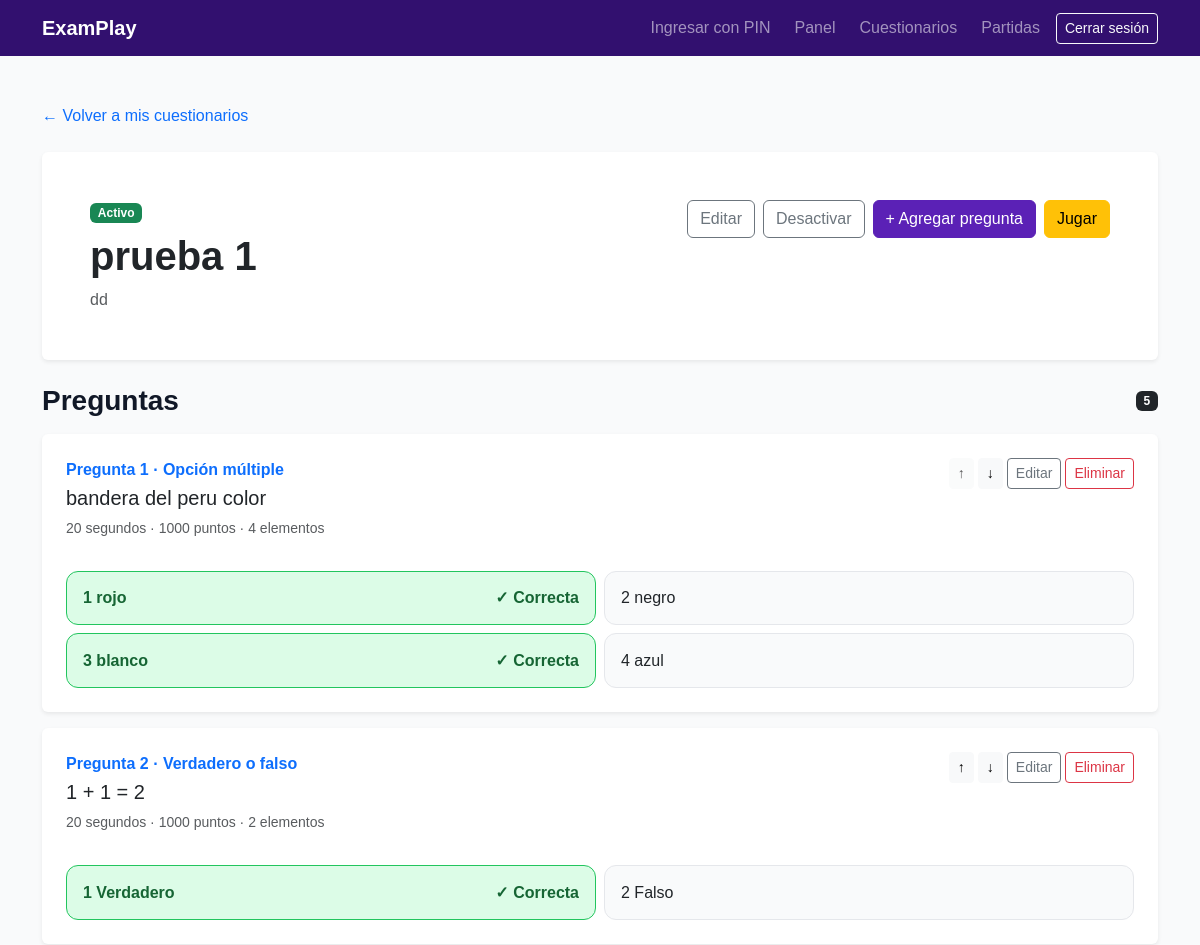
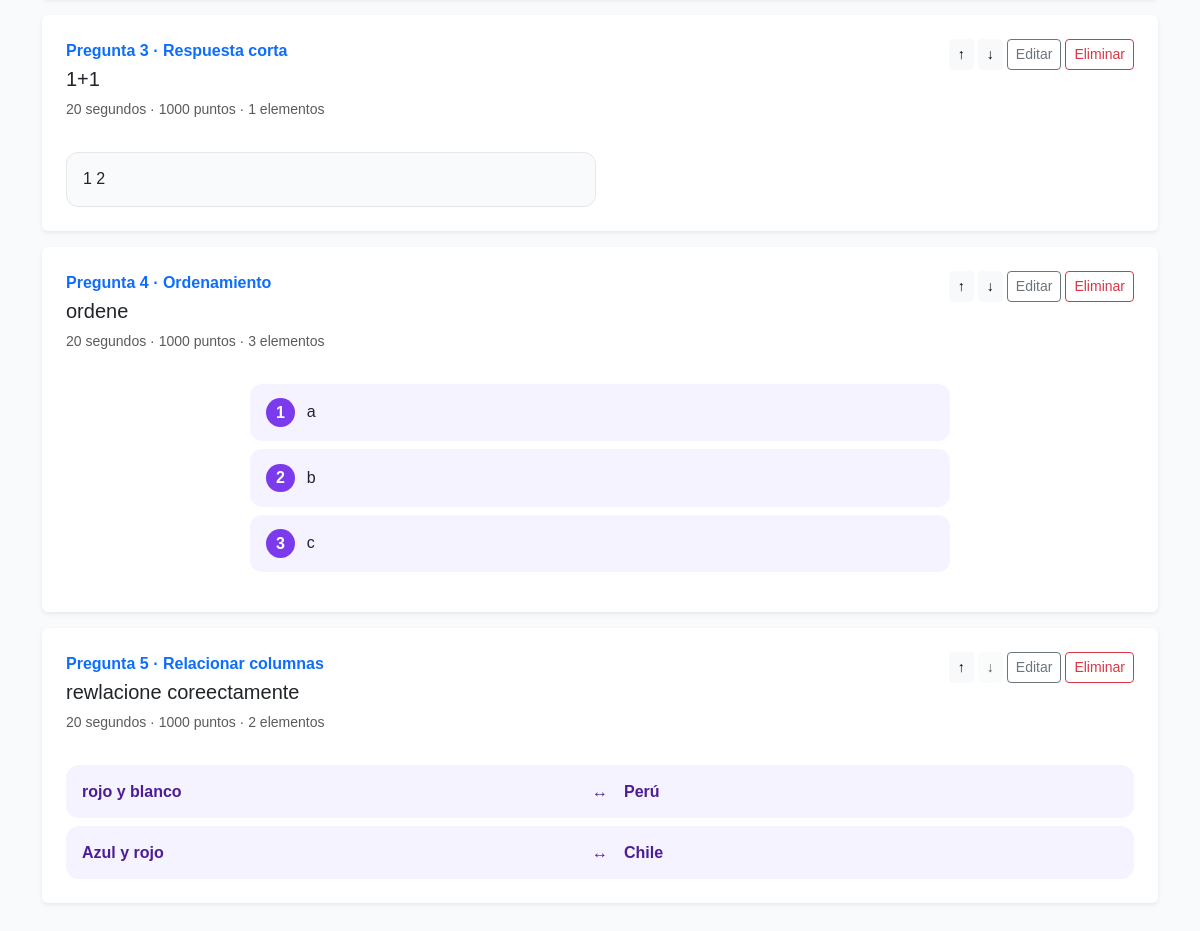
The page /cuestionarios/3/ (signed in) on the database its author committed (2 pictures, top to bottom).
### quizzes/models.py (models this page shows, shortened)
class Quiz(models.Model):
    teacher = models.ForeignKey(
        settings.AUTH_USER_MODEL,
        on_delete=models.CASCADE,
        related_name="quizzes",
        verbose_name="Docente",
    )
    title = models.CharField(
        max_length=200,
        verbose_name="Título",
    )
    description = models.TextField(
        blank=True,
        verbose_name="Descripción",
    )
    is_active = models.BooleanField(
        default=True,
        verbose_name="Activo",
    )
    created_at = models.DateTimeField(
        auto_now_add=True,
        verbose_name="Fecha de creación",
    )
    updated_at = models.DateTimeField(
        auto_now=True,
        verbose_name="Última actualización",
    )
    class Meta:
        ordering = ["-created_at"]
        verbose_name = "Cuestionario"
        verbose_name_plural = "Cuestionarios"

class Question(models.Model):
    class Type(models.TextChoices):
        MULTIPLE_CHOICE = "multiple_choice", "Opción múltiple"
        TRUE_FALSE = "true_false", "Verdadero o falso"
        SHORT_ANSWER = "short_answer", "Respuesta corta"
        ORDERING = "ordering", "Ordenamiento"
        MATCHING = "matching", "Relacionar columnas"
    quiz = models.ForeignKey(
        Quiz,
        on_delete=models.CASCADE,
        related_name="questions",
        verbose_name="Cuestionario",
    )
    text = models.TextField(
        verbose_name="Pregunta",
    )
    question_type = models.CharField(
        max_length=24,
        choices=Type.choices,
        default=Type.MULTIPLE_CHOICE,
        db_index=True,
        verbose_name="Tipo de pregunta",
    )
    answer_case_sensitive = models.BooleanField(
        default=False,
        verbose_name="Distinguir mayúsculas en respuesta corta",
    )
    image = models.ImageField(
        upload_to="questions/",
        blank=True,
        null=True,
        verbose_name="Imagen",
    )
    time_limit = models.PositiveIntegerField(
        default=20,
        validators=[
            MinValueValidator(5),
            MaxValueValidator(300),
        ],
        verbose_name="Tiempo límite en segundos",
    )
    points = models.PositiveIntegerField(
        default=1000,
        validators=[
            MinValueValidator(100),
            MaxValueValidator(5000),
        ],
        verbose_name="Puntaje máximo",
    )
    order = models.PositiveIntegerField(
        default=1,
        verbose_name="Orden",
    )
    created_at = models.DateTimeField(
        auto_now_add=True,
        verbose_name="Fecha de creación",
    )
    class Meta:
        ordering = ["order", "id"]
        verbose_name = "Pregunta"
        verbose_name_plural = "Preguntas"
        constraints = [
            models.UniqueConstraint(fields=["quiz", "order"], name="unique_question_order_per_quiz"),
        ]

class AnswerOption(models.Model):
    question = models.ForeignKey(
        Question,
        on_delete=models.CASCADE,
        related_name="options",
        verbose_name="Pregunta",
    )
    text = models.CharField(
        max_length=300,
        verbose_name="Alternativa",
    )
    match_text = models.CharField(
        max_length=300,
        blank=True,
        verbose_name="Elemento relacionado",
    )
    is_correct = models.BooleanField(
        default=False,
        verbose_name="Es correcta",
    )
    order = models.PositiveIntegerField(
        default=1,
        verbose_name="Orden",
    )
    class Meta:
        ordering = ["order", "id"]
        verbose_name = "Alternativa"
        verbose_name_plural = "Alternativas"
        constraints = [
            models.UniqueConstraint(fields=["question", "order"], name="unique_option_order_per_question"),
        ]

### quizzes/views.py (the view)
# urls.py: path("<int:pk>/", views.quiz_detail, name="detail"),
@login_required
def quiz_detail(request, pk):
    quiz = get_object_or_404(Quiz.objects.prefetch_related("questions__options"), pk=pk, teacher=request.user)
    return render(request, "quizzes/quiz_detail.html", {"quiz": quiz})

### templates/quizzes/quiz_detail.html (shortened to what this page needs)
{% extends "base.html" %}
{% block content %}<section class="py-5"><div class="container">
  <a href="{% url 'quizzes:list' %}" class="text-decoration-none">← Volver a mis cuestionarios</a>
  <div class="card border-0 shadow-sm my-4"><div class="card-body p-4 p-md-5">
    <div class="d-flex flex-wrap justify-content-between gap-3"><div>
      <span class="badge {% if quiz.is_active %}text-bg-success{% else %}text-bg-secondary{% endif %}">{% if quiz.is_active %}Activo{% else %}Inactivo{% endif %}</span>
      <h1 class="display-6 fw-bold mt-2">{{ quiz.title }}</h1><p class="text-muted mb-0">{{ quiz.description|default:"Sin descripción." }}</p>
    </div><div class="d-flex flex-wrap align-items-start gap-2">
      <a href="{% url 'quizzes:update' quiz.pk %}" class="btn btn-outline-secondary">Editar</a>
      <form method="post" action="{% url 'quizzes:toggle' quiz.pk %}">{% csrf_token %}<button class="btn btn-outline-secondary" type="submit">{% if quiz.is_active %}Desactivar{% else %}Activar{% endif %}</button></form>
      <a href="{% url 'quizzes:question_create' quiz.pk %}" class="btn btn-primary">+ Agregar pregunta</a>
      {% if quiz.is_active and quiz.questions.count %}<a href="{% url 'livegames:create' %}" class="btn btn-warning">Jugar</a>{% endif %}
    </div></div>
  </div></div>
  <div class="d-flex justify-content-between align-items-center mb-3"><h2 class="h3 fw-bold mb-0">Preguntas</h2><span class="badge text-bg-dark">{{ quiz.questions.count }}</span></div>
  {% if quiz.questions.all %}<div class="d-grid gap-3">
    {% for question in quiz.questions.all %}<article class="card border-0 shadow-sm"><div class="card-body p-4">
      <div class="d-flex justify-content-between gap-3"><div class="flex-grow-1"><p class="text-primary fw-semibold mb-1">Pregunta {{ forloop.counter }} · {{ question.get_question_type_display }}</p><h3 class="h5">{{ question.text }}</h3><p class="small text-muted">{{ question.time_limit }} segundos · {{ question.points }} puntos · {{ question.options.count }} elementos</p></div>
        <div class="d-flex gap-1 align-items-start">
          <form method="post" action="{% url 'quizzes:question_reorder' question.pk 'up' %}">{% csrf_token %}<button class="btn btn-sm btn-light" title="Subir" {% if forloop.first %}disabled{% endif %}>↑</button></form>
          <form method="post" action="{% url 'quizzes:question_reorder' question.pk 'down' %}">{% csrf_token %}<button class="btn btn-sm btn-light" title="Bajar" {% if forloop.last %}disabled{% endif %}>↓</button></form>
          <a href="{% url 'quizzes:question_update' question.pk %}" class="btn btn-sm btn-outline-secondary">Editar</a>
          <a href="{% url 'quizzes:question_delete' question.pk %}" class="btn btn-sm btn-outline-danger">Eliminar</a>
        </div>
      </div>
      {% if question.question_type == 'matching' %}<div class="d-grid gap-2 mt-3">{% for option in question.options.all %}<div class="matching-solution"><strong>{{ option.text }}</strong><span>↔</span><strong>{{ option.match_text }}</strong></div>{% endfor %}</div>
      {% elif question.question_type == 'ordering' %}<ol class="teacher-sequence mt-3">{% for option in question.options.all %}<li>{{ option.text }}</li>{% endfor %}</ol>
      {% else %}<div class="row g-2 mt-2">{% for option in question.options.all %}<div class="col-md-6"><div class="option-preview {% if option.is_correct and question.question_type != 'short_answer' %}option-correct{% endif %}"><span class="option-letter">{{ forloop.counter }}</span> {{ option.text }}{% if option.is_correct and question.question_type != 'short_answer' %}<span class="float-end">✓ Correcta</span>{% endif %}</div></div>{% endfor %}</div>{% endif %}
    </div></article>{% endfor %}
  </div>{% endif %}
</div></section>{% endblock %}

### static/css/styles.css (style rules this page uses)
:root { --examplay-primary: #5b21b6; --examplay-secondary: #7c3aed; --examplay-accent: #facc15; --examplay-dark: #111827; --examplay-light: #f9fafb; }
body { min-height: 100vh; margin: 0; background-color: var(--examplay-light); color: var(--examplay-dark); font-family: Arial, Helvetica, sans-serif; }
.option-preview { min-height: 54px; padding: 0.9rem 1rem; border: 1px solid #e5e7eb; border-radius: 0.75rem; background-color: #f9fafb; }
.option-correct { border-color: #22c55e; background-color: #dcfce7; color: #166534; font-weight: 600; }
.btn-primary { --bs-btn-bg: var(--examplay-primary); --bs-btn-border-color: var(--examplay-primary); --bs-btn-hover-bg: #4c1d95; --bs-btn-hover-border-color: #4c1d95; }
.matching-solution { display: grid; grid-template-columns: 1fr auto 1fr; gap: 1rem; align-items: center; padding: .9rem 1rem; border-radius: .8rem; background: #f5f3ff; color: #4c1d95; }
.teacher-sequence { max-width: 700px; margin-inline: auto; counter-reset: sequence; list-style: none; padding: 0; }
.teacher-sequence li { counter-increment: sequence; padding: .9rem 1rem; margin-bottom: .5rem; border-radius: .75rem; background: #f5f3ff; }
.teacher-sequence li::before { content: counter(sequence); display: inline-grid; place-items: center; width: 1.8rem; height: 1.8rem; margin-right: .75rem; border-radius: 50%; background: #7c3aed; color: white; font-weight: 800; }

### rows shown on the page
Quiz: title "prueba 1", description "dd", questions.count "5"
Question: question_type "Opción múltiple", text "bandera del peru color", time_limit "20", points "1000", options.count "4"
AnswerOption: text "rojo", is_correct "✓ Correcta"
AnswerOption: text "negro"
AnswerOption: text "blanco", is_correct "✓ Correcta"
AnswerOption: text "azul"
Question: question_type "Verdadero o falso", text "1 + 1 = 2", time_limit "20", points "1000", options.count "2"
AnswerOption: text "Verdadero", is_correct "✓ Correcta"
AnswerOption: text "Falso"
Question: question_type "Respuesta corta", text "1+1", time_limit "20", points "1000", options.count "1"
AnswerOption: text "2"
Question: question_type "Ordenamiento", text "ordene", time_limit "20", points "1000", options.count "3"
AnswerOption: text "a"
AnswerOption: text "b"
AnswerOption: text "c"
Question: question_type "Relacionar columnas", text "rewlacione coreectamente", time_limit "20", points "1000", options.count "2"
AnswerOption: text "rojo y blanco", match_text "Perú"
AnswerOption: text "Azul y rojo", match_text "Chile"
